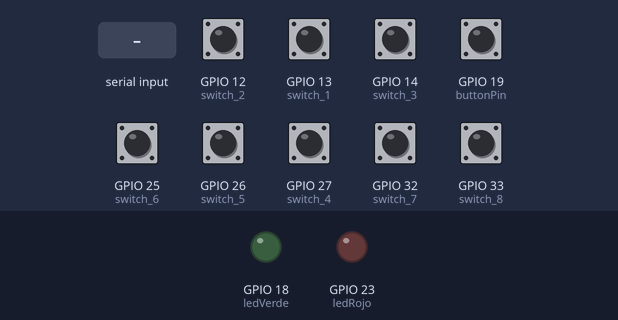
Bench run of a sketch on a simulated ESP32. Shown: output pins drawn as LEDs (lit = HIGH). Inputs (shaded band) come from the test bench; at power-on: GPIO 12 (switch_2), GPIO 13 (switch_1), GPIO 14 (switch_3), GPIO 19 (buttonPin), GPIO 25 (switch_6), GPIO 26 (switch_5), GPIO 27 (switch_4), GPIO 32 (switch_7), GPIO 33 (switch_8) HIGH. What the sketch prints to the serial monitor is not drawn.

Above: at 1.2 s.
1.3 s: "1" received over Serial
At 1.8 s:
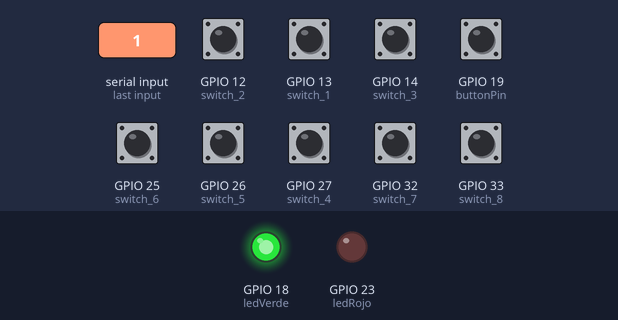
3.5 s: "0" received over Serial
At 3.8 s:
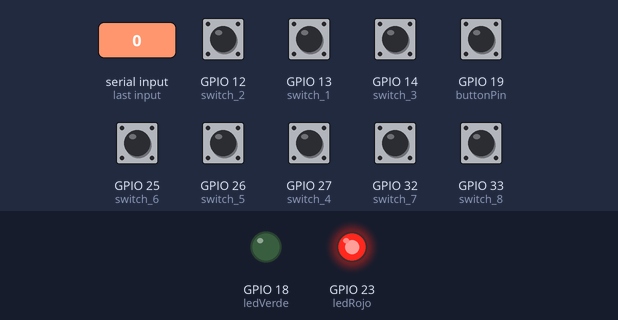
Timing chart, 0 to 6.5 s (numbered marks = the images above; inputs shaded):
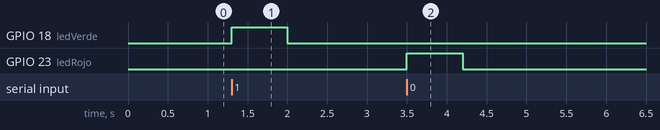

The sketch:

DivisionsGameController.ino
```cpp
const int ledRojo = 23;
const int ledVerde = 18;
const int buttonPin = 19;

const int switch_1 = 13;
const int switch_2 = 12;
const int switch_3 = 14;
const int switch_4 = 27;
const int switch_5 = 26;
const int switch_6 = 25;
const int switch_7 = 32;
const int switch_8 = 33;

const unsigned long intervaloEnvioMs = 50;
const unsigned long tiempoLedMs = 700;
const unsigned long debounceBotonMs = 35;

unsigned long ultimoEnvio = 0;
unsigned long apagarLedEn = 0;

int lecturaBotonAnterior = HIGH;
int estadoBotonEstable = HIGH;
unsigned long ultimoCambioBoton = 0;

void setup()
{
  Serial.begin(9600);

  pinMode(switch_1, INPUT_PULLUP);
  pinMode(switch_2, INPUT_PULLUP);
  pinMode(switch_3, INPUT_PULLUP);
  pinMode(switch_4, INPUT_PULLUP);
  pinMode(switch_5, INPUT_PULLUP);
  pinMode(switch_6, INPUT_PULLUP);
  pinMode(switch_7, INPUT_PULLUP);
  pinMode(switch_8, INPUT_PULLUP);

  pinMode(buttonPin, INPUT_PULLUP);

  pinMode(ledRojo, OUTPUT);
  pinMode(ledVerde, OUTPUT);
}

void loop()
{
  enviarEstadoAUnity();
  leerRespuestaDeUnity();
  actualizarLeds();
}

void enviarEstadoAUnity()
{
  unsigned long ahora = millis();

  if (ahora - ultimoEnvio < intervaloEnvioMs)
  {
    return;
  }

  ultimoEnvio = ahora;

  Serial.print("S=");
  Serial.print(switchesActivos());
  Serial.print(";B=");
  Serial.println(botonPresionado() ? 1 : 0);
}

void leerRespuestaDeUnity()
{
  while (Serial.available() > 0)
  {
    char respuesta = Serial.read();

    if (respuesta == '1')
    {
      encenderLedResultado(ledVerde);
    }
    else if (respuesta == '0')
    {
      encenderLedResultado(ledRojo);
    }
  }
}

void encenderLedResultado(int led)
{
  digitalWrite(ledRojo, LOW);
  digitalWrite(ledVerde, LOW);
  digitalWrite(led, HIGH);
  apagarLedEn = millis() + tiempoLedMs;
}

void actualizarLeds()
{
  if (apagarLedEn > 0 && millis() >= apagarLedEn)
  {
    digitalWrite(ledRojo, LOW);
    digitalWrite(ledVerde, LOW);
    apagarLedEn = 0;
  }
}

int switchesActivos()
{
  int activos = 0;
  int switches[] = { switch_1, switch_2, switch_3, switch_4, switch_5, switch_6, switch_7, switch_8 };

  for (int i = 0; i < 8; i++)
  {
    if (pinActivo(switches[i]))
    {
      activos++;
    }
  }

  return activos;
}

bool pinActivo(int pin)
{
  return digitalRead(pin) == LOW;
}

bool botonPresionado()
{
  int lecturaActual = digitalRead(buttonPin);

  if (lecturaActual != lecturaBotonAnterior)
  {
    ultimoCambioBoton = millis();
    lecturaBotonAnterior = lecturaActual;
  }

  if (millis() - ultimoCambioBoton >= debounceBotonMs)
  {
    estadoBotonEstable = lecturaActual;
  }

  return estadoBotonEstable == LOW;
}
```

Measured:
- after the input at 1.3 s, GPIO 18 (ledVerde): LOW → HIGH at once, → LOW 0.70 s later
- after the input at 3.5 s, GPIO 23 (ledRojo): LOW → HIGH at once, → LOW 0.70 s later
